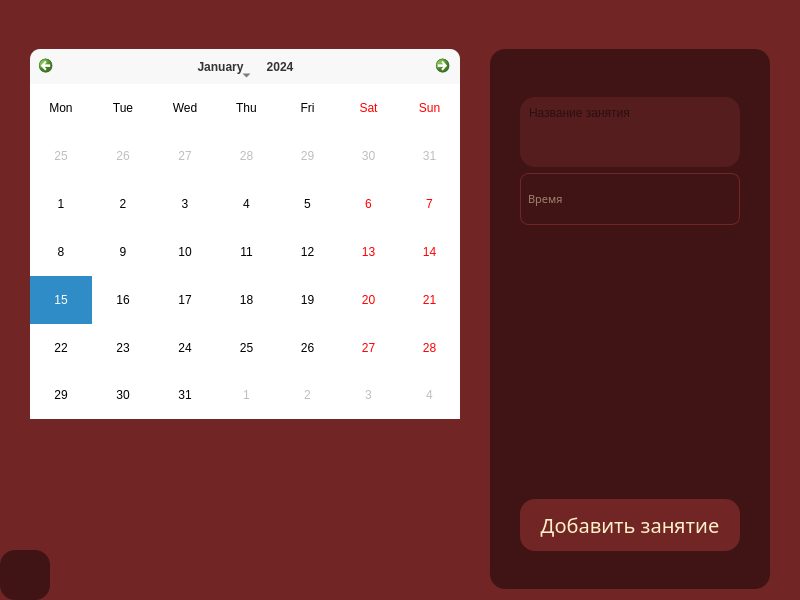
<?xml version="1.0" encoding="UTF-8"?>
<ui version="4.0">
 <class>ShedPage</class>
 <widget class="QWidget" name="ShedPage">
  <property name="geometry">
   <rect>
    <x>0</x>
    <y>0</y>
    <width>800</width>
    <height>600</height>
   </rect>
  </property>
  <property name="sizePolicy">
   <sizepolicy hsizetype="Fixed" vsizetype="Fixed">
    <horstretch>0</horstretch>
    <verstretch>0</verstretch>
   </sizepolicy>
  </property>
  <property name="maximumSize">
   <size>
    <width>800</width>
    <height>600</height>
   </size>
  </property>
  <property name="windowTitle">
   <string>Form</string>
  </property>
  <property name="styleSheet">
   <string notr="true">#ShedPage{background-color: rgba(113, 37, 37, 1);}</string>
  </property>
  <widget class="QCalendarWidget" name="calendarWidget">
   <property name="geometry">
    <rect>
     <x>30</x>
     <y>49</y>
     <width>430</width>
     <height>370</height>
    </rect>
   </property>
   <property name="maximumSize">
    <size>
     <width>430</width>
     <height>370</height>
    </size>
   </property>
   <property name="styleSheet">
    <string notr="true">QCalendarWidget {
            background-color: white;
            border: 1px solid #d0d0d0;
            border-radius: 10px;
            font-size: 12px;
        }

        QCalendarWidget QWidget {
            alternate-background-color: white;
        }

        /* НАВИГАЦИОННАЯ ПАНЕЛЬ */
        QCalendarWidget QWidget#qt_calendar_navigationbar {
            background-color: #f8f8f8;
            min-height: 35px;
            border-top-left-radius: 10px;
            border-top-right-radius: 10px;
        }

        /* ДНИ НЕДЕЛИ - ЭТО РАБОТАЕТ */
        QCalendarWidget QHeaderView::section {
            background-color: #2196F3;
            color: white;
            font-weight: bold;
            border: none;
            padding: 8px 4px;
            margin: 0px;
        }

        /* ВЫБРАННАЯ ДАТА */
        QCalendarWidget QTableView::item:selected {
            background-color: #2196F3;
            color: white;
            border-radius: 5px;
        }

        /* ОБЫЧНЫЕ ДНИ */
        QCalendarWidget QTableView::item {
            border: none;
            padding: 5px;
        }

        /* КНОПКИ */
        QCalendarWidget QToolButton {
            background-color: transparent;
            color: #333333;
            font-weight: bold;
            border-radius: 5px;
            padding: 5px;
            margin: 2px;
        }

        QCalendarWidget QToolButton:hover {
            background-color: #e0e0e0;
        }</string>
   </property>
   <property name="firstDayOfWeek">
    <enum>Qt::Monday</enum>
   </property>
   <property name="gridVisible">
    <bool>false</bool>
   </property>
   <property name="horizontalHeaderFormat">
    <enum>QCalendarWidget::ShortDayNames</enum>
   </property>
   <property name="verticalHeaderFormat">
    <enum>QCalendarWidget::NoVerticalHeader</enum>
   </property>
   <property name="navigationBarVisible">
    <bool>true</bool>
   </property>
   <property name="dateEditEnabled">
    <bool>true</bool>
   </property>
  </widget>
  <widget class="QFrame" name="form_container">
   <property name="geometry">
    <rect>
     <x>490</x>
     <y>49</y>
     <width>280</width>
     <height>540</height>
    </rect>
   </property>
   <property name="maximumSize">
    <size>
     <width>280</width>
     <height>540</height>
    </size>
   </property>
   <property name="styleSheet">
    <string notr="true">QFrame {
                 background-color: rgba(64, 20, 20, 1);
                border-radius: 15px;
                padding: 10px;
            }</string>
   </property>
   <property name="frameShape">
    <enum>QFrame::StyledPanel</enum>
   </property>
   <property name="frameShadow">
    <enum>QFrame::Raised</enum>
   </property>
   <widget class="QWidget" name="layoutWidget">
    <property name="geometry">
     <rect>
      <x>30</x>
      <y>30</y>
      <width>231</width>
      <height>491</height>
     </rect>
    </property>
    <layout class="QVBoxLayout" name="verticalLayout" stretch="0,0,1">
     <item>
      <layout class="QVBoxLayout" name="verticalLayout_2" stretch="0,0">
       <item>
        <widget class="QPlainTextEdit" name="title_input">
         <property name="maximumSize">
          <size>
           <width>220</width>
           <height>70</height>
          </size>
         </property>
         <property name="styleSheet">
          <string notr="true">padding: 5px; border-radius: 15px; background-color: rgba(85, 29, 29, 1);</string>
         </property>
         <property name="placeholderText">
          <string>Название занятия</string>
         </property>
        </widget>
       </item>
       <item>
        <widget class="QLineEdit" name="time_input">
         <property name="sizePolicy">
          <sizepolicy hsizetype="Fixed" vsizetype="Fixed">
           <horstretch>0</horstretch>
           <verstretch>0</verstretch>
          </sizepolicy>
         </property>
         <property name="maximumSize">
          <size>
           <width>220</width>
           <height>52</height>
          </size>
         </property>
         <property name="palette">
          <palette>
           <active>
            <colorrole role="WindowText">
             <brush brushstyle="SolidPattern">
              <color alpha="255">
               <red>253</red>
               <green>239</green>
               <blue>200</blue>
              </color>
             </brush>
            </colorrole>
            <colorrole role="Button">
             <brush brushstyle="SolidPattern">
              <color alpha="204">
               <red>64</red>
               <green>20</green>
               <blue>20</blue>
              </color>
             </brush>
            </colorrole>
            <colorrole role="Text">
             <brush brushstyle="SolidPattern">
              <color alpha="255">
               <red>253</red>
               <green>239</green>
               <blue>200</blue>
              </color>
             </brush>
            </colorrole>
            <colorrole role="ButtonText">
             <brush brushstyle="SolidPattern">
              <color alpha="255">
               <red>253</red>
               <green>239</green>
               <blue>200</blue>
              </color>
             </brush>
            </colorrole>
            <colorrole role="Base">
             <brush brushstyle="SolidPattern">
              <color alpha="204">
               <red>64</red>
               <green>20</green>
               <blue>20</blue>
              </color>
             </brush>
            </colorrole>
            <colorrole role="Window">
             <brush brushstyle="SolidPattern">
              <color alpha="204">
               <red>64</red>
               <green>20</green>
               <blue>20</blue>
              </color>
             </brush>
            </colorrole>
           </active>
           <inactive>
            <colorrole role="WindowText">
             <brush brushstyle="SolidPattern">
              <color alpha="255">
               <red>253</red>
               <green>239</green>
               <blue>200</blue>
              </color>
             </brush>
            </colorrole>
            <colorrole role="Button">
             <brush brushstyle="SolidPattern">
              <color alpha="204">
               <red>64</red>
               <green>20</green>
               <blue>20</blue>
              </color>
             </brush>
            </colorrole>
            <colorrole role="Text">
             <brush brushstyle="SolidPattern">
              <color alpha="255">
               <red>253</red>
               <green>239</green>
               <blue>200</blue>
              </color>
             </brush>
            </colorrole>
            <colorrole role="ButtonText">
             <brush brushstyle="SolidPattern">
              <color alpha="255">
               <red>253</red>
               <green>239</green>
               <blue>200</blue>
              </color>
             </brush>
            </colorrole>
            <colorrole role="Base">
             <brush brushstyle="SolidPattern">
              <color alpha="204">
               <red>64</red>
               <green>20</green>
               <blue>20</blue>
              </color>
             </brush>
            </colorrole>
            <colorrole role="Window">
             <brush brushstyle="SolidPattern">
              <color alpha="204">
               <red>64</red>
               <green>20</green>
               <blue>20</blue>
              </color>
             </brush>
            </colorrole>
           </inactive>
           <disabled>
            <colorrole role="WindowText">
             <brush brushstyle="SolidPattern">
              <color alpha="255">
               <red>253</red>
               <green>239</green>
               <blue>200</blue>
              </color>
             </brush>
            </colorrole>
            <colorrole role="Button">
             <brush brushstyle="SolidPattern">
              <color alpha="204">
               <red>64</red>
               <green>20</green>
               <blue>20</blue>
              </color>
             </brush>
            </colorrole>
            <colorrole role="Text">
             <brush brushstyle="SolidPattern">
              <color alpha="255">
               <red>253</red>
               <green>239</green>
               <blue>200</blue>
              </color>
             </brush>
            </colorrole>
            <colorrole role="ButtonText">
             <brush brushstyle="SolidPattern">
              <color alpha="255">
               <red>253</red>
               <green>239</green>
               <blue>200</blue>
              </color>
             </brush>
            </colorrole>
            <colorrole role="Base">
             <brush brushstyle="SolidPattern">
              <color alpha="204">
               <red>64</red>
               <green>20</green>
               <blue>20</blue>
              </color>
             </brush>
            </colorrole>
            <colorrole role="Window">
             <brush brushstyle="SolidPattern">
              <color alpha="204">
               <red>64</red>
               <green>20</green>
               <blue>20</blue>
              </color>
             </brush>
            </colorrole>
           </disabled>
          </palette>
         </property>
         <property name="font">
          <font>
           <family>Martian Mono Condensed</family>
           <pointsize>-1</pointsize>
          </font>
         </property>
         <property name="layoutDirection">
          <enum>Qt::LeftToRight</enum>
         </property>
         <property name="styleSheet">
          <string notr="true">QLineEdit {
        font-family: 'Martian Mono Condensed';
        font-size: 11px;
        padding: 5px;
        border: 1px solid rgba(113, 37, 37, 1);
        border-radius: 8px;
		text: 'egewgew';
        background-color: rgba(64, 20, 20, 0.8);
        color: #fdefc8;
    }
    QLineEdit:focus {
        border: 1px solid rgba(253, 239, 200, 0.5);
		inputMask: '__:__';
	}</string>
         </property>
         <property name="inputMask">
          <string/>
         </property>
         <property name="frame">
          <bool>true</bool>
         </property>
         <property name="echoMode">
          <enum>QLineEdit::Normal</enum>
         </property>
         <property name="placeholderText">
          <string>Время</string>
         </property>
        </widget>
       </item>
      </layout>
     </item>
     <item>
      <spacer name="verticalSpacer_2">
       <property name="orientation">
        <enum>Qt::Vertical</enum>
       </property>
       <property name="sizeType">
        <enum>QSizePolicy::Preferred</enum>
       </property>
       <property name="sizeHint" stdset="0">
        <size>
         <width>20</width>
         <height>250</height>
        </size>
       </property>
      </spacer>
     </item>
     <item>
      <widget class="QPushButton" name="add_btn">
       <property name="sizePolicy">
        <sizepolicy hsizetype="Maximum" vsizetype="Maximum">
         <horstretch>0</horstretch>
         <verstretch>0</verstretch>
        </sizepolicy>
       </property>
       <property name="maximumSize">
        <size>
         <width>220</width>
         <height>52</height>
        </size>
       </property>
       <property name="sizeIncrement">
        <size>
         <width>0</width>
         <height>0</height>
        </size>
       </property>
       <property name="palette">
        <palette>
         <active>
          <colorrole role="WindowText">
           <brush brushstyle="SolidPattern">
            <color alpha="255">
             <red>253</red>
             <green>239</green>
             <blue>200</blue>
            </color>
           </brush>
          </colorrole>
          <colorrole role="Button">
           <brush brushstyle="SolidPattern">
            <color alpha="255">
             <red>113</red>
             <green>37</green>
             <blue>37</blue>
            </color>
           </brush>
          </colorrole>
          <colorrole role="Text">
           <brush brushstyle="SolidPattern">
            <color alpha="255">
             <red>253</red>
             <green>239</green>
             <blue>200</blue>
            </color>
           </brush>
          </colorrole>
          <colorrole role="ButtonText">
           <brush brushstyle="SolidPattern">
            <color alpha="255">
             <red>253</red>
             <green>239</green>
             <blue>200</blue>
            </color>
           </brush>
          </colorrole>
          <colorrole role="Base">
           <brush brushstyle="SolidPattern">
            <color alpha="255">
             <red>113</red>
             <green>37</green>
             <blue>37</blue>
            </color>
           </brush>
          </colorrole>
          <colorrole role="Window">
           <brush brushstyle="SolidPattern">
            <color alpha="255">
             <red>113</red>
             <green>37</green>
             <blue>37</blue>
            </color>
           </brush>
          </colorrole>
         </active>
         <inactive>
          <colorrole role="WindowText">
           <brush brushstyle="SolidPattern">
            <color alpha="255">
             <red>253</red>
             <green>239</green>
             <blue>200</blue>
            </color>
           </brush>
          </colorrole>
          <colorrole role="Button">
           <brush brushstyle="SolidPattern">
            <color alpha="255">
             <red>113</red>
             <green>37</green>
             <blue>37</blue>
            </color>
           </brush>
          </colorrole>
          <colorrole role="Text">
           <brush brushstyle="SolidPattern">
            <color alpha="255">
             <red>253</red>
             <green>239</green>
             <blue>200</blue>
            </color>
           </brush>
          </colorrole>
          <colorrole role="ButtonText">
           <brush brushstyle="SolidPattern">
            <color alpha="255">
             <red>253</red>
             <green>239</green>
             <blue>200</blue>
            </color>
           </brush>
          </colorrole>
          <colorrole role="Base">
           <brush brushstyle="SolidPattern">
            <color alpha="255">
             <red>113</red>
             <green>37</green>
             <blue>37</blue>
            </color>
           </brush>
          </colorrole>
          <colorrole role="Window">
           <brush brushstyle="SolidPattern">
            <color alpha="255">
             <red>113</red>
             <green>37</green>
             <blue>37</blue>
            </color>
           </brush>
          </colorrole>
         </inactive>
         <disabled>
          <colorrole role="WindowText">
           <brush brushstyle="SolidPattern">
            <color alpha="255">
             <red>253</red>
             <green>239</green>
             <blue>200</blue>
            </color>
           </brush>
          </colorrole>
          <colorrole role="Button">
           <brush brushstyle="SolidPattern">
            <color alpha="255">
             <red>113</red>
             <green>37</green>
             <blue>37</blue>
            </color>
           </brush>
          </colorrole>
          <colorrole role="Text">
           <brush brushstyle="SolidPattern">
            <color alpha="255">
             <red>253</red>
             <green>239</green>
             <blue>200</blue>
            </color>
           </brush>
          </colorrole>
          <colorrole role="ButtonText">
           <brush brushstyle="SolidPattern">
            <color alpha="255">
             <red>253</red>
             <green>239</green>
             <blue>200</blue>
            </color>
           </brush>
          </colorrole>
          <colorrole role="Base">
           <brush brushstyle="SolidPattern">
            <color alpha="255">
             <red>113</red>
             <green>37</green>
             <blue>37</blue>
            </color>
           </brush>
          </colorrole>
          <colorrole role="Window">
           <brush brushstyle="SolidPattern">
            <color alpha="255">
             <red>113</red>
             <green>37</green>
             <blue>37</blue>
            </color>
           </brush>
          </colorrole>
         </disabled>
        </palette>
       </property>
       <property name="font">
        <font>
         <family>Martian Mono Condensed</family>
         <pointsize>-1</pointsize>
        </font>
       </property>
       <property name="cursor">
        <cursorShape>PointingHandCursor</cursorShape>
       </property>
       <property name="layoutDirection">
        <enum>Qt::LeftToRight</enum>
       </property>
       <property name="styleSheet">
        <string notr="true">QPushButton {
    font-family: &quot;Martian Mono Condensed&quot;;
    font-size: 20px;
	color:#fdefc8;
	border-radius: 15px;
	background-color: rgba(113, 37, 37, 1);
}
        
QPushButton:hover {
        background-color: rgba(120, 41, 41, 1);
 }
QPushButton:pressed {
        background-color: rgba(85, 29, 29, 1);
    }</string>
       </property>
       <property name="text">
        <string>Добавить занятие</string>
       </property>
       <property name="flat">
        <bool>false</bool>
       </property>
      </widget>
     </item>
    </layout>
   </widget>
  </widget>
  <widget class="QPushButton" name="exportButton">
   <property name="geometry">
    <rect>
     <x>0</x>
     <y>550</y>
     <width>50</width>
     <height>50</height>
    </rect>
   </property>
   <property name="sizePolicy">
    <sizepolicy hsizetype="Preferred" vsizetype="Preferred">
     <horstretch>0</horstretch>
     <verstretch>0</verstretch>
    </sizepolicy>
   </property>
   <property name="minimumSize">
    <size>
     <width>50</width>
     <height>50</height>
    </size>
   </property>
   <property name="maximumSize">
    <size>
     <width>50</width>
     <height>50</height>
    </size>
   </property>
   <property name="sizeIncrement">
    <size>
     <width>0</width>
     <height>0</height>
    </size>
   </property>
   <property name="palette">
    <palette>
     <active>
      <colorrole role="WindowText">
       <brush brushstyle="SolidPattern">
        <color alpha="255">
         <red>253</red>
         <green>239</green>
         <blue>200</blue>
        </color>
       </brush>
      </colorrole>
      <colorrole role="Button">
       <brush brushstyle="SolidPattern">
        <color alpha="255">
         <red>64</red>
         <green>20</green>
         <blue>20</blue>
        </color>
       </brush>
      </colorrole>
      <colorrole role="Text">
       <brush brushstyle="SolidPattern">
        <color alpha="255">
         <red>253</red>
         <green>239</green>
         <blue>200</blue>
        </color>
       </brush>
      </colorrole>
      <colorrole role="ButtonText">
       <brush brushstyle="SolidPattern">
        <color alpha="255">
         <red>253</red>
         <green>239</green>
         <blue>200</blue>
        </color>
       </brush>
      </colorrole>
      <colorrole role="Base">
       <brush brushstyle="SolidPattern">
        <color alpha="255">
         <red>64</red>
         <green>20</green>
         <blue>20</blue>
        </color>
       </brush>
      </colorrole>
      <colorrole role="Window">
       <brush brushstyle="SolidPattern">
        <color alpha="255">
         <red>64</red>
         <green>20</green>
         <blue>20</blue>
        </color>
       </brush>
      </colorrole>
     </active>
     <inactive>
      <colorrole role="WindowText">
       <brush brushstyle="SolidPattern">
        <color alpha="255">
         <red>253</red>
         <green>239</green>
         <blue>200</blue>
        </color>
       </brush>
      </colorrole>
      <colorrole role="Button">
       <brush brushstyle="SolidPattern">
        <color alpha="255">
         <red>64</red>
         <green>20</green>
         <blue>20</blue>
        </color>
       </brush>
      </colorrole>
      <colorrole role="Text">
       <brush brushstyle="SolidPattern">
        <color alpha="255">
         <red>253</red>
         <green>239</green>
         <blue>200</blue>
        </color>
       </brush>
      </colorrole>
      <colorrole role="ButtonText">
       <brush brushstyle="SolidPattern">
        <color alpha="255">
         <red>253</red>
         <green>239</green>
         <blue>200</blue>
        </color>
       </brush>
      </colorrole>
      <colorrole role="Base">
       <brush brushstyle="SolidPattern">
        <color alpha="255">
         <red>64</red>
         <green>20</green>
         <blue>20</blue>
        </color>
       </brush>
      </colorrole>
      <colorrole role="Window">
       <brush brushstyle="SolidPattern">
        <color alpha="255">
         <red>64</red>
         <green>20</green>
         <blue>20</blue>
        </color>
       </brush>
      </colorrole>
     </inactive>
     <disabled>
      <colorrole role="WindowText">
       <brush brushstyle="SolidPattern">
        <color alpha="255">
         <red>253</red>
         <green>239</green>
         <blue>200</blue>
        </color>
       </brush>
      </colorrole>
      <colorrole role="Button">
       <brush brushstyle="SolidPattern">
        <color alpha="255">
         <red>64</red>
         <green>20</green>
         <blue>20</blue>
        </color>
       </brush>
      </colorrole>
      <colorrole role="Text">
       <brush brushstyle="SolidPattern">
        <color alpha="255">
         <red>253</red>
         <green>239</green>
         <blue>200</blue>
        </color>
       </brush>
      </colorrole>
      <colorrole role="ButtonText">
       <brush brushstyle="SolidPattern">
        <color alpha="255">
         <red>253</red>
         <green>239</green>
         <blue>200</blue>
        </color>
       </brush>
      </colorrole>
      <colorrole role="Base">
       <brush brushstyle="SolidPattern">
        <color alpha="255">
         <red>64</red>
         <green>20</green>
         <blue>20</blue>
        </color>
       </brush>
      </colorrole>
      <colorrole role="Window">
       <brush brushstyle="SolidPattern">
        <color alpha="255">
         <red>64</red>
         <green>20</green>
         <blue>20</blue>
        </color>
       </brush>
      </colorrole>
     </disabled>
    </palette>
   </property>
   <property name="font">
    <font>
     <family>Martian Mono Condensed</family>
     <pointsize>-1</pointsize>
    </font>
   </property>
   <property name="cursor">
    <cursorShape>PointingHandCursor</cursorShape>
   </property>
   <property name="layoutDirection">
    <enum>Qt::LeftToRight</enum>
   </property>
   <property name="styleSheet">
    <string notr="true">QPushButton {
    font-family: &quot;Martian Mono Condensed&quot;;
    font-size: 20px;
	color:#fdefc8;
	border-radius: 15px;
	background-color: rgba(64, 20, 20, 1);
	padding: 10px 20px;
}
        
QPushButton:hover {
        background-color: rgba(75, 30, 30, 1);
 }
QPushButton:pressed {
        background-color: rgba(55, 15, 15, 1);
    }</string>
   </property>
   <property name="text">
    <string/>
   </property>
   <property name="icon">
    <iconset>
     <normaloff>../pages/export.png</normaloff>../pages/export.png</iconset>
   </property>
   <property name="flat">
    <bool>false</bool>
   </property>
  </widget>
 </widget>
 <resources/>
 <connections/>
</ui>
